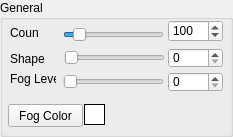
         <widget class="QGroupBox" name="groupBox_7">
          <property name="geometry">
           <rect>
            <x>8</x>
            <y>34</y>
            <width>233</width>
            <height>137</height>
           </rect>
          </property>
          <property name="title">
           <string>General</string>
          </property>
          <widget class="QSpinBox" name="spinBokehFog">
           <property name="geometry">
            <rect>
             <x>168</x>
             <y>72</y>
             <width>55</width>
             <height>20</height>
            </rect>
           </property>
           <property name="minimum">
            <number>0</number>
           </property>
           <property name="maximum">
            <number>255</number>
           </property>
           <property name="value">
            <number>0</number>
           </property>
          </widget>
          <widget class="QSlider" name="sliderBokehCount">
           <property name="geometry">
            <rect>
             <x>63</x>
             <y>25</y>
             <width>101</width>
             <height>19</height>
            </rect>
           </property>
           <property name="minimum">
            <number>1</number>
           </property>
           <property name="maximum">
            <number>1000</number>
           </property>
           <property name="value">
            <number>100</number>
           </property>
           <property name="orientation">
            <enum>Qt::Horizontal</enum>
           </property>
           <property name="tickPosition">
            <enum>QSlider::NoTicks</enum>
           </property>
          </widget>
          <widget class="QSlider" name="sliderBokehFog">
           <property name="geometry">
            <rect>
             <x>63</x>
             <y>72</y>
             <width>101</width>
             <height>19</height>
            </rect>
           </property>
           <property name="maximum">
            <number>255</number>
           </property>
           <property name="value">
            <number>0</number>
           </property>
           <property name="orientation">
            <enum>Qt::Horizontal</enum>
           </property>
           <property name="tickPosition">
            <enum>QSlider::NoTicks</enum>
           </property>
          </widget>
          <widget class="QLabel" name="label_27">
           <property name="geometry">
            <rect>
             <x>10</x>
             <y>71</y>
             <width>46</width>
             <height>16</height>
            </rect>
           </property>
           <property name="text">
            <string>Fog Level</string>
           </property>
          </widget>
          <widget class="QLabel" name="label_32">
           <property name="geometry">
            <rect>
             <x>10</x>
             <y>25</y>
             <width>29</width>
             <height>16</height>
            </rect>
           </property>
           <property name="text">
            <string>Count</string>
           </property>
          </widget>
          <widget class="QSpinBox" name="spinBokehCount">
           <property name="geometry">
            <rect>
             <x>168</x>
             <y>20</y>
             <width>55</width>
             <height>22</height>
            </rect>
           </property>
           <property name="minimum">
            <number>1</number>
           </property>
           <property name="maximum">
            <number>1000</number>
           </property>
           <property name="value">
            <number>100</number>
           </property>
          </widget>
          <widget class="QLabel" name="label_15">
           <property name="geometry">
            <rect>
             <x>10</x>
             <y>48</y>
             <width>53</width>
             <height>21</height>
            </rect>
           </property>
           <property name="text">
            <string>Shape</string>
           </property>
          </widget>
          <widget class="QSpinBox" name="spinBokehSide">
           <property name="geometry">
            <rect>
             <x>168</x>
             <y>48</y>
             <width>55</width>
             <height>20</height>
            </rect>
           </property>
           <property name="minimum">
            <number>0</number>
           </property>
           <property name="maximum">
            <number>20</number>
           </property>
           <property name="value">
            <number>0</number>
           </property>
          </widget>
          <widget class="QSlider" name="sliderBokehSide">
           <property name="geometry">
            <rect>
             <x>64</x>
             <y>48</y>
             <width>101</width>
             <height>19</height>
            </rect>
           </property>
           <property name="maximum">
            <number>20</number>
           </property>
           <property name="value">
            <number>0</number>
           </property>
           <property name="orientation">
            <enum>Qt::Horizontal</enum>
           </property>
           <property name="tickPosition">
            <enum>QSlider::NoTicks</enum>
           </property>
          </widget>
          <widget class="QPushButton" name="pushBokehFogColor">
           <property name="geometry">
            <rect>
             <x>8</x>
             <y>104</y>
             <width>75</width>
             <height>23</height>
            </rect>
           </property>
           <property name="text">
            <string>Fog Color</string>
           </property>
          </widget>
          <widget class="QLabel" name="labelBokehFogColor">
           <property name="geometry">
            <rect>
             <x>84</x>
             <y>104</y>
             <width>21</width>
             <height>21</height>
            </rect>
           </property>
           <property name="styleSheet">
            <string notr="true">background-color: rgb(255, 255, 255);</string>
           </property>
           <property name="frameShape">
            <enum>QFrame::Box</enum>
           </property>
           <property name="text">
            <string/>
           </property>
          </widget>
         </widget>
